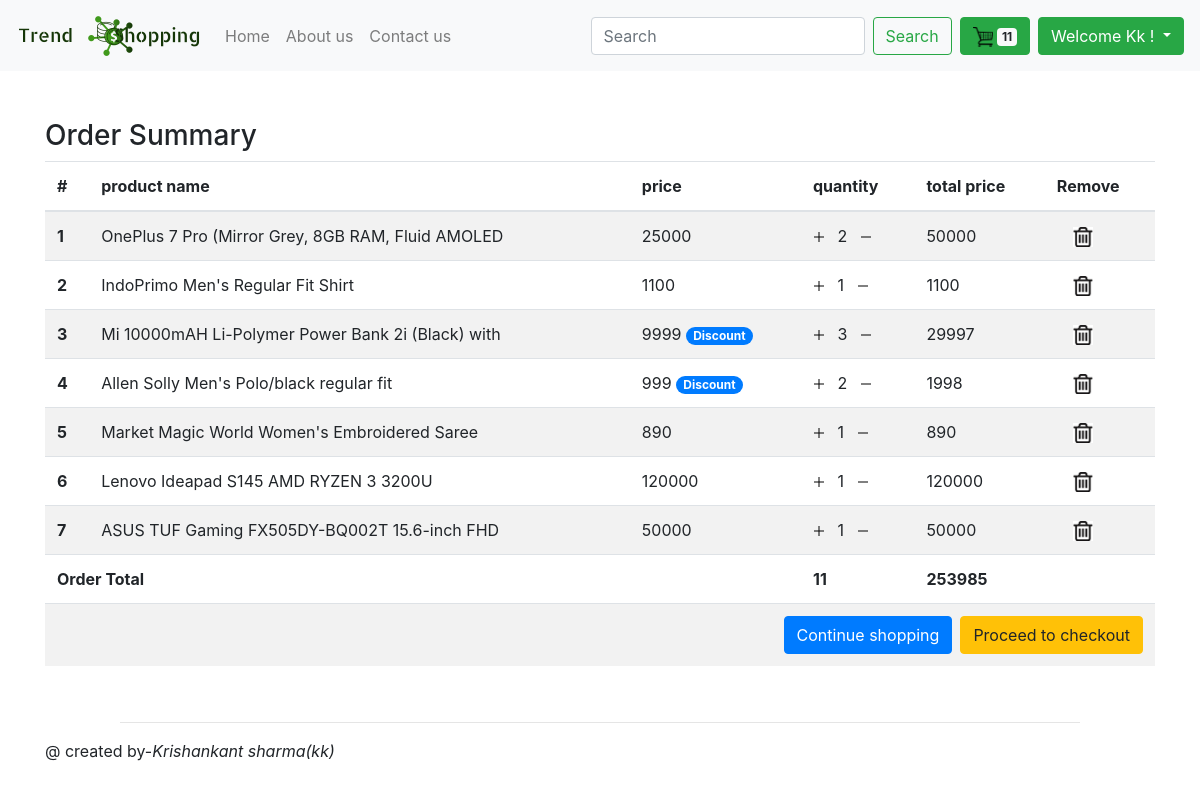
/order-summary/ (signed in), run on an earlier commit of the app's database.
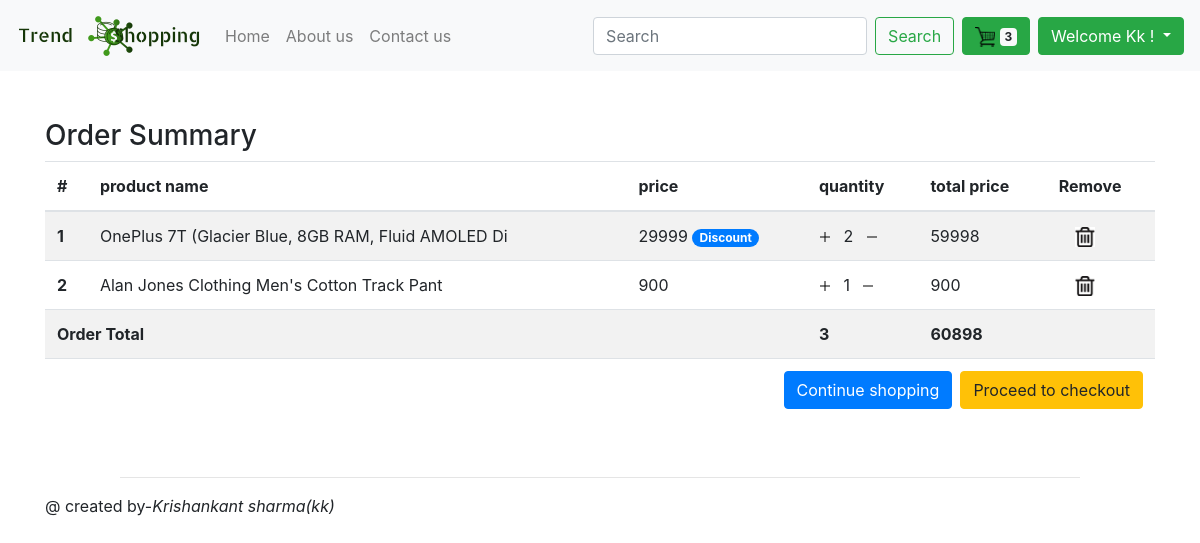
And on a later commit of the database.
### myapp/models.py (models this page shows, shortened)
class OrderItem(models.Model):
    user = models.ForeignKey(settings.AUTH_USER_MODEL, on_delete=models.CASCADE,)
    ordered = models.BooleanField(default=False)
    item=models.ForeignKey(product, on_delete=models.CASCADE)
    quantity = models.IntegerField(default=1)
    def total_price(self):
        return self.quantity * self.item.price
    def total_discountprice(self):
        return self.quantity * self.item.discount_price
    def final_price(self):
        if self.item.discount_price:
            return self.total_discountprice()
        else:
            return self.total_price()

class product(models.Model):
  product_id=models.AutoField
  slug=models.SlugField(max_length=250, blank=True)
  product_name=models.CharField(max_length=50)
  category=models.CharField(max_length=50,default="")
  sub_category=models.CharField(max_length=50,default="")
  desc=models.CharField(max_length=1000)
  price=models.IntegerField(default=0)
  discount_price=models.IntegerField(default=0,blank=True)
  new=models.BooleanField(default=False)
  pub_date=models.DateField()
  image=models.ImageField(upload_to='app/images',default="")
  image1 = models.ImageField(upload_to='app/images', default="")
  image2 = models.ImageField(upload_to='app/images', default="")
  image3 = models.ImageField(upload_to='app/images', default="")
  image4 = models.ImageField(upload_to='app/images', default="")
  def __str__(self):
    return self.product_name

class Order(models.Model):
    STATUS=(
            ('Not order','Not order'),
            ('Out for delivery','Out for delivery'),
            ('delivered','delivered'),
            )
    user=models.ForeignKey(settings.AUTH_USER_MODEL, on_delete=models.CASCADE)
    unique_id = models.CharField(max_length=20,default="")
    items=models.ManyToManyField(OrderItem)
    start_date=models.DateTimeField(auto_now=True)
    order_date=models.DateTimeField()
    complete_date=models.DateTimeField(null=True, blank=True)
    ordered=models.BooleanField(default=False)
    status = models.CharField(max_length=100, default="not order",choices=STATUS)
    payment_price=models.FloatField(default=0)
    delivery_address=models.ForeignKey('CheckoutForm',on_delete=models.SET_NULL,blank=True,null=True)
    def final(self):
        total=0
        for item in self.items.all():
            total += item.final_price()
        return total
    amount=property(final)
    class Meta:
        ordering=["status"]

### myapp/views.py (the view)
# urls.py: path('order-summary/', views.order_summary,name='order-summary'),
@ login_required(login_url='/register/')
def order_summary(request):
    user_order=Order.objects.filter(user=request.user,ordered=False)
    if user_order.exists():
        user_items= OrderItem.objects.filter(user=request.user,ordered=False)
        items=user_items.values('quantity')
        count=0
        for x in items:
               count += x['quantity']
        context={'order':user_items,'count':count,'total':user_order}
        return render(request, 'order summary.html',context)
    return render(request,'order summary.html',{'count':0})

### templates/order summary.html (shortened to what this page needs)
{% extends 'basic.html' %}
{% block body%}
<br><br>
{% if count != 0 %}
<div class="container">
<table class="table table-striped">
    <h3>Order Summary</h3>
  <thead>
    <tr>
      <th scope="col">#</th>
      <th scope="col">product name</th>
      <th scope="col">price</th>
      <th scope="col">quantity</th>
        <th scope="col">total price</th>
        <th scope="col">Remove</th>
    </tr>
  </thead>
  <tbody>
   {% for i in order %}
    <tr>
      <th scope="row">{{forloop.counter}}</th>
      <td>{{i.item}}</td>
        {% if i.item.discount_price == 0 %}
      <td>{{i.item.price}}</td>
        {% else %}
        <td>{{i.item.discount_price}}
            <span class="badge badge-pill badge-primary">Discount</span></td>
        {% endif %}
        <td><a href="/plus/{{i.item.slug}}"><img src="/media/app/images/plus.png" height="12px" width="12px"></a><span class="mx-2"> {{i.quantity}}</span> <a href="/minus/{{i.item.slug}}"><img src="/media/app/images/minus.png" width="12px"></a></td>
        {% if i.item.discount_price == 0 %}
        <td>{{i.total_price}}</td>
        {% else %}
        <td>{{i.total_discountprice}}</td>
        {% endif %}
        <td> <a href="/remove-from-cart/{{i.item.slug}}" class=" mx-3"><img src="/media/app/images/del.jpg" width="20px" height="20px"> </a> </td>
    </tr>
{% endfor %}
<tr >{%for i  in total %}
  <td colspan="3"><b> Order Total</b></td>
  <td><b>{{count}}</b> </td>
  <td colspan="2"><b>{{i.final}}</b> </td>
</tr>
   <tr>
     <td colspan="6">
       <a class="btn btn-warning float-right" href="/order-place/">Proceed to checkout</a>
       <a class="btn btn-primary float-right mx-2" href="/">Continue shopping</a>
     </td>
   </tr>
   {% endfor %}
  </tbody>
</table>
</div>
{% endif %}
{% endblock %}

### templates/basic.html (shortened to what this page needs)
<!doctype html>
<html lang="en" xmlns="http://www.w3.org/1999/html">
  <head>
 <link rel="stylesheet" href="https://stackpath.bootstrapcdn.com/bootstrap/4.4.1/css/bootstrap.min.css">
  </head>
<body>
 <nav class="navbar navbar-expand-lg navbar-light bg-light">
     <a class="navbar-brand display-3" href="/"><img src="\media\app\images\shop.png"></a>
  <div class="collapse navbar-collapse" id="navbarSupportedContent">
    <ul class="navbar-nav mr-auto">
      <li class="nav-item " >
        <a class="nav-link" href="/" id="home">Home <span class="sr-only">(current)</span></a>
      </li>
      <li class="nav-item" >
        <a class="nav-link" href="/about/" id="about">About us </a>
      </li>
      <li class="nav-item" >
          <form method="post" action="/contact/">
        <a class="nav-link " href="/contact/" id="contact"> Contact us</a>
          </form>
      </li>
    </ul>
    <form  method="get" action="/search/" class="form-inline my-2 my-lg-0">
      <input class="form-control mr-sm-2" type="search" placeholder="Search"  name="search" id="search" aria-label="Search">
      <button class="btn btn-outline-success my-2 my-sm-0" type="submit">Search</button>
    </form>
          <a href="/order-summary/" class="btn btn-success mx-2 my-1">
          <img src="/media/app/images/shop cart.png" height="20px" width="20px">
              <span class="badge badge-light">{{count}}</span>
              </a>
      {% if user.is_authenticated %}
       <div class="dropdown ">
  <button class="btn btn-success dropdown-toggle" type="button" id="dropdownMenuButton" data-toggle="dropdown" aria-haspopup="true" aria-expanded="false">
    Welcome {{request.user|capfirst}} !
  </button>
</div>
{% endif %}
</div>
</nav>
{% block body %}
{% endblock %}
</body><br>
  <hr style="margin-left:10%;margin-right:10%">
  <footer class="container">
      <p>
          @ created by-<i>Krishankant sharma(kk)</i></p>
  </footer>
</html>

What changed in the data, as far as the page shows it:
removed OrderItem: item "OnePlus 7 Pro (Mirror Grey, 8GB RAM, Fluid AMOLED", item.price "25000", quantity "2", total_price "50000"
removed OrderItem: item "IndoPrimo Men's Regular Fit Shirt", item.price "1100", quantity "1", total_price "1100"
removed OrderItem: item "Mi 10000mAH Li-Polymer Power Bank 2i (Black) with", item.discount_price "9999", quantity "3", total_discountprice "29997"
removed OrderItem: item "Allen Solly Men's Polo/black regular fit", item.discount_price "999", quantity "2", total_discountprice "1998"
removed OrderItem: item "Market Magic World Women's Embroidered Saree", item.price "890", quantity "1", total_price "890"
removed OrderItem: item "Lenovo Ideapad S145 AMD RYZEN 3 3200U", item.price "120000", quantity "1", total_price "120000"
removed OrderItem: item "ASUS TUF Gaming FX505DY-BQ002T 15.6-inch FHD", item.price "50000", quantity "1", total_price "50000"
removed Order: count "11", final "253985"
added OrderItem: item "OnePlus 7T (Glacier Blue, 8GB RAM, Fluid AMOLED Di", item.discount_price "29999", quantity "2", total_discountprice "59998"
added OrderItem: item "Alan Jones Clothing Men's Cotton Track Pant", item.price "900", quantity "1", total_price "900"
added Order: count "3", final "60898"
Also different on the page:
{{ count }}: "11" → "3"
